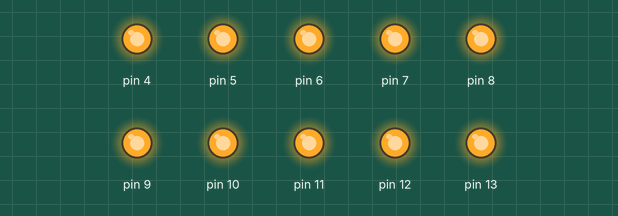
A sketch run on a simulated Arduino Uno, built with avr-gcc and run on an emulated ATmega328P. Shown: output pins drawn as LEDs (lit = HIGH).

Above: at 0.1 s.
Timing chart, 0 to 1.6 s (numbered marks = the images above):
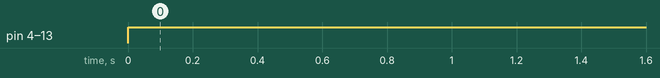

The sketch:

17-sequencial-for.ino
```cpp
/**
  Sequencial de Leds (Laço for)
  @author Erica Viana
*/

void setup() {
  // Define os pinos 4 a 13 como saída
  for (int i = 4; i <= 13; i++) {
    pinMode(i, OUTPUT);
  }
}

void loop() {
  // Acende e lê os LEDs do pino 4 ao 13
  for (int i = 4; i <= 13; i++) {
    digitalWrite(i, HIGH);  // Acende o LED
  }
}
```

Measured:
- by itself, pin 4–13: LOW → HIGH at 0.00 s
